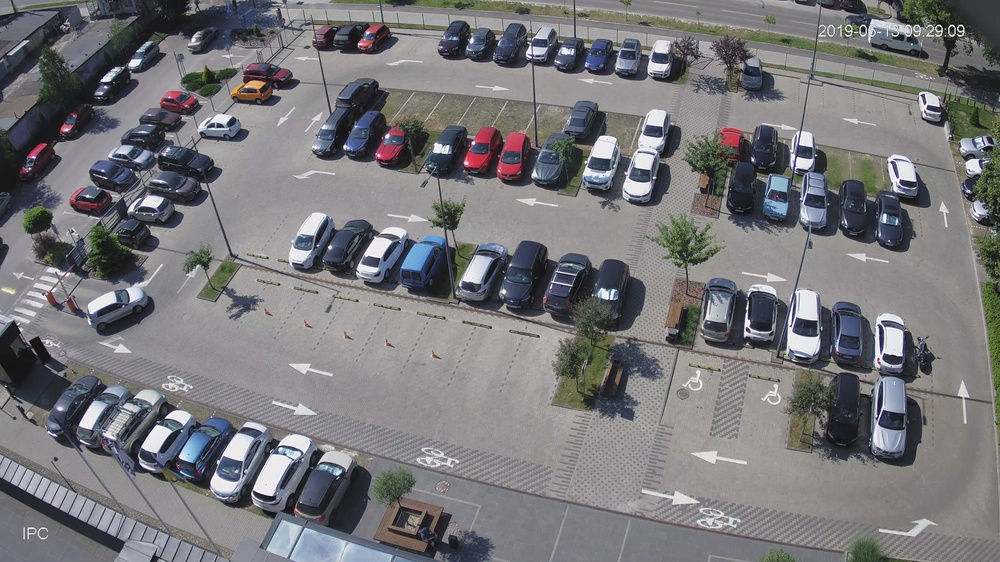
#> input picture model/pklot_configurations/parking_map.jpg, 1000 x 562 px, shrunk from 3840 x 2160 before the run
$ python -i weather_augmentations.py   (imports and definitions only)
#> lines starting #> are read from the running program, lines starting #| are printed output that depends on the picture
#> further down, picture is the input picture: shape (562, 1000, 3); mean B, G, R 121.1, 118.2, 118.9
""" Module to apply weather augmentations.

The code below is taken from
https://github.com/UjjwalSaxena/Automold--Road-Augmentation-Library (with
minor changes and additions).

MIT License

Copyright (c) 2018 Ujjwal Saxena

Permission is hereby granted, free of charge, to any person obtaining a copy of
this software and associated documentation files (the "Software"), to deal in
the Software without restriction, including without limitation the rights to
use, copy, modify, merge, publish, distribute, sublicense, and/or sell copies
of the Software, and to permit persons to whom the Software is furnished to do
so, subject to the following conditions:

The above copyright notice and this permission notice shall be included in all
copies or substantial portions of the Software.

THE SOFTWARE IS PROVIDED "AS IS", WITHOUT WARRANTY OF ANY KIND, EXPRESS OR
IMPLIED, INCLUDING BUT NOT LIMITED TO THE WARRANTIES OF MERCHANTABILITY,
FITNESS FOR A PARTICULAR PURPOSE AND NONINFRINGEMENT. IN NO EVENT SHALL THE
AUTHORS OR COPYRIGHT HOLDERS BE LIABLE FOR ANY CLAIM, DAMAGES OR OTHER
LIABILITY, WHETHER IN AN ACTION OF CONTRACT, TORT OR OTHERWISE, ARISING FROM,
OUT OF OR IN CONNECTION WITH THE SOFTWARE OR THE USE OR OTHER DEALINGS IN THE
SOFTWARE.
"""
import math
import random

import cv2
import numpy as np


###################### HLS #############################

# [139 lines left out: functions hls, hue, lightness, saturation, hsv, value and 5 more, not called in this run]


err_not_np_img = "not a numpy array or list of numpy array"
err_img_arr_empty = "Image array is empty"
err_row_zero = "No. of rows can't be <=0"
err_column_zero = "No. of columns can't be <=0"
err_invalid_size = "Not a valid size tuple (x,y)"
err_caption_array_count = "Caption array length doesn't matches the image array length"


def is_numpy_array(x):
    return isinstance(x, np.ndarray)


def is_tuple(x):
    return isinstance(x, tuple)


def is_list(x):
    return isinstance(x, list)


def is_numeric(x):
    return isinstance(x, int)


# [5 lines left out: function is_numeric_list_or_tuple, not called in this run]


err_brightness_coeff = "brightness coeff can only be between 0.0 to 1.0"
err_darkness_coeff = "darkness coeff can only be between 0.0 to 1.0"


# [85 lines left out: functions change_light, verify_image, brighten, darken, random_brightness, not called in this run]


err_shadow_count = "only 1-10 shadows can be introduced in an image"
err_invalid_rectangular_roi = "Rectangular ROI dimensions are not valid"
err_shadow_dimension = "polygons with dim<3 dont exist and >10 take time to plot"


# [69 lines left out: functions generate_shadow_coordinates, shadow_process, add_shadow, not called in this run]


err_snow_coeff = "Snow coeff can only be between 0 and 1"


# [33 lines left out: functions snow_process, add_snow, not called in this run]


err_rain_slant = "Numeric value between -20 and 20 is allowed"
err_rain_width = "Width value between 1 and 5 is allowed"
err_rain_length = "Length value between 0 and 100 is allowed"


# [69 lines left out: functions generate_random_lines, rain_process, add_rain, not called in this run]


err_fog_coeff = "Fog coeff can only be between 0 and 1"


# [135 lines left out: functions add_blur, generate_random_blur_coordinates, add_fog, generate_gravel_patch, gravel_process, add_gravel, not called in this run]


err_flare_circle_count = "Numeric value between 0 and 20 is allowed"


# [81 lines left out: functions flare_source, add_sun_flare_line, add_sun_process, add_sun_flare, not called in this run]


err_speed_coeff = "Speed coeff can only be between 0 and 1"


# [56 lines left out: functions apply_motion_blur, add_speed, autumn_process, not called in this run]

def exposure_process(image):
    image = np.copy(image)
    img_yuv = cv2.cvtColor(image, cv2.COLOR_BGR2YUV)
#> img_yuv: shape (562, 1000, 3); mean of channels 0, 1, 2 118.7, 129.1, 128.2
    clahe = cv2.createCLAHE(clipLimit=2.0, tileGridSize=(4, 4))
    ones = np.ones(img_yuv[:, :, 0].shape)
    ones[img_yuv[:, :, 0] > 150] = 0.85
    img_yuv[:, :, 0] = img_yuv[:, :, 0] * ones
#> img_yuv: shape (562, 1000, 3); mean of channels 0, 1, 2 111.6, 129.1, 128.2

    img_yuv[:, :, 0] = clahe.apply(img_yuv[:, :, 0])
#> img_yuv: shape (562, 1000, 3); mean of channels 0, 1, 2 135.1, 129.1, 128.2
    img_yuv[:, :, 0] = cv2.equalizeHist(img_yuv[:, :, 0])
#> img_yuv: shape (562, 1000, 3); mean of channels 0, 1, 2 128.2, 129.1, 128.2
    img_yuv[:, :, 0] = clahe.apply(img_yuv[:, :, 0])
#> img_yuv: shape (562, 1000, 3); mean of channels 0, 1, 2 131.3, 129.1, 128.2

    image_res = cv2.cvtColor(img_yuv, cv2.COLOR_YUV2BGR)
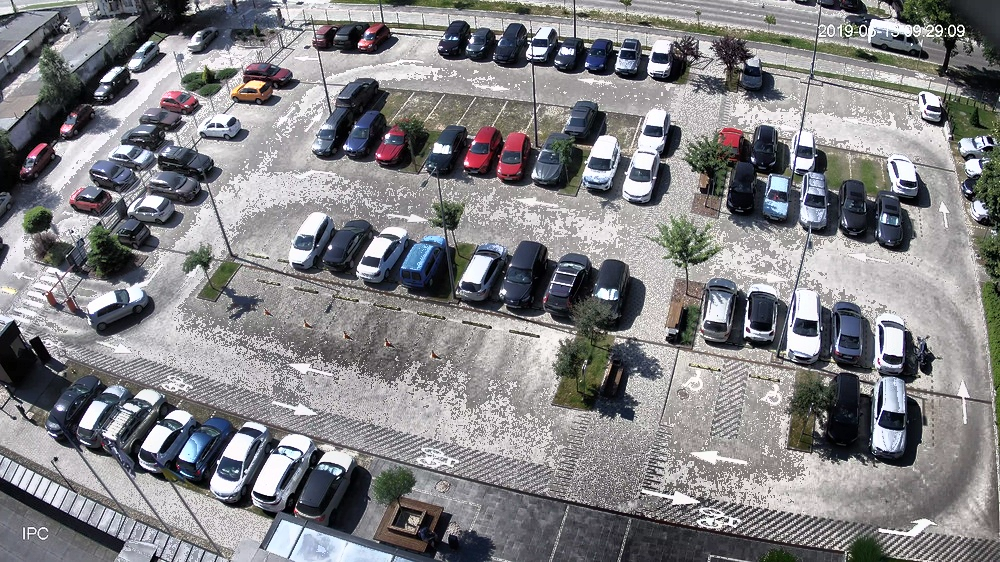
#> image_res: shape (562, 1000, 3); mean B, G, R 133.5, 130.7, 131.5
    image_res = cv2.fastNlMeansDenoisingColored(image_res, None, 3, 3, 7, 21)
    return image_res


# [10 lines left out: function correct_exposure, not called in this run]


err_aug_type = 'wrong augmentation function is defined'
err_aug_list_type = 'aug_types should be a list of string function names'
err_aug_volume = 'volume type can only be "same" or "expand"'


# [25 lines left out: function augment_random, not called in this run]

>>> import cv2
>>> picture = cv2.imread('pklot_configurations/parking_map.jpg')
>>> result = exposure_process(picture)
